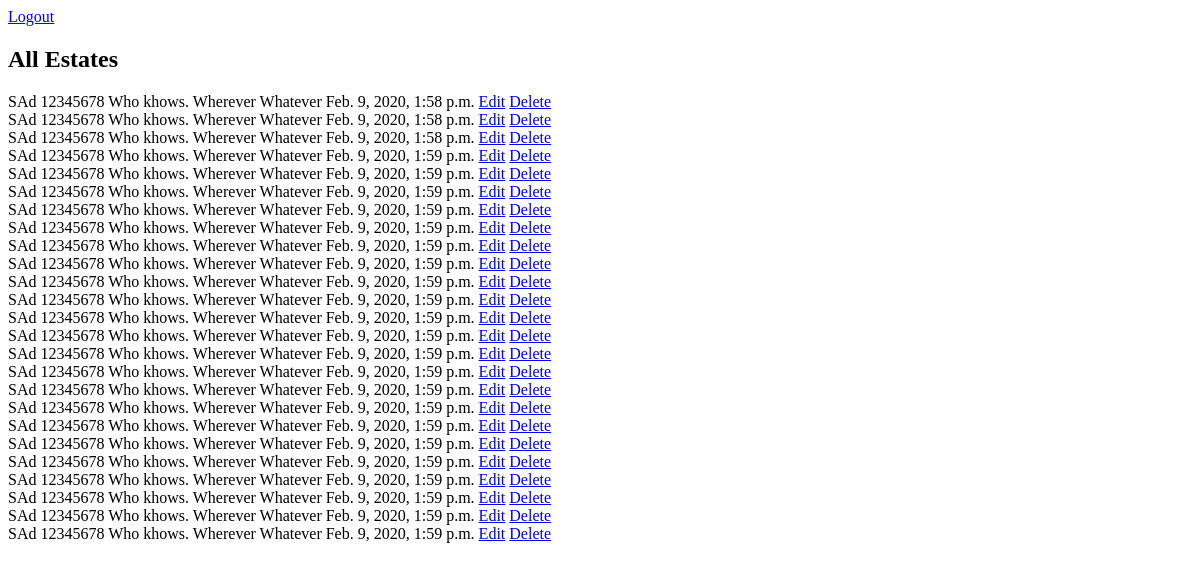
Page /estate/estates_home (signed in) on the earlier database version.
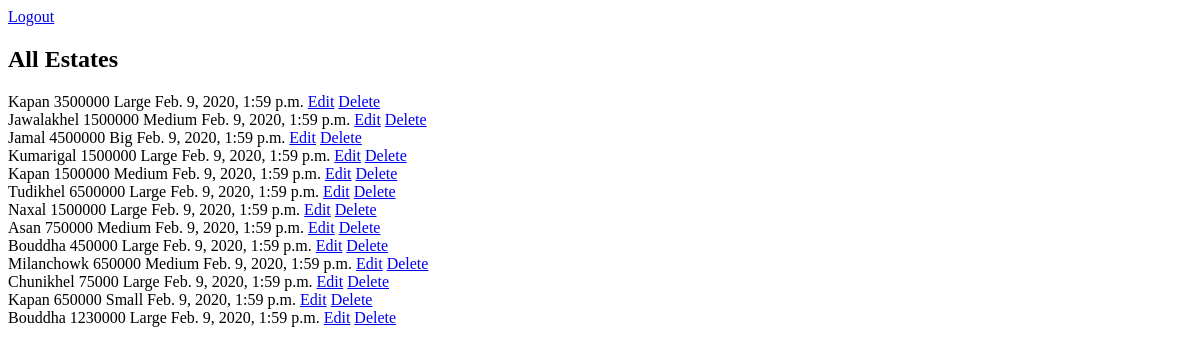
Same page on the later database version.
### estate/models.py (models this page shows, shortened)
class Property(models.Model):
    property_name=models.TextField()
    price=models.IntegerField()
    property_detail=models.TextField()
    uploaded_at=models.DateTimeField(auto_now_add=True)

### estate/views.py (the view)
# urls.py: path('estates_home',get_estates_home,name="estates_home"),
def get_estates_home(req):
    if not req.user.is_authenticated:
        return redirect('login')
    all_estates=Property.objects.all()
    context={
        "estates":all_estates
    }
    return render(req,'estates_home.html',context=context)

### estate/templates/estates_home.html (shortened to what this page needs)
<!DOCTYPE html>
<html lang="en">
<head>
</head>
<body>
    <div>
        <a href="{%url 'logout'%}">Logout</a>
        <h2>All Estates</h2>
    </div>
    <div>
        {%for estate in estates%}
            <div>
                {{estate.property_name}}
                {{estate.price}}
                {{estate.property_detail}}
                {{estate.uploaded_at}}
                <a href="./update_estate/{{estate.id}}">Edit</a>
                <a href="./delete_estate/{{estate.id}}">Delete</a>
            </div>
        {%endfor%}
    </div>
</body>
</html>

Differences in the rows shown:
removed Property: property_name "SAd", price "12345678", property_detail "Who khows. Wherever Whatever", uploaded_at "Feb. 9, 2020, 1:58 p.m."
removed Property: property_name "SAd", price "12345678", property_detail "Who khows. Wherever Whatever", uploaded_at "Feb. 9, 2020, 1:58 p.m."
removed Property: property_name "SAd", price "12345678", property_detail "Who khows. Wherever Whatever", uploaded_at "Feb. 9, 2020, 1:58 p.m."
removed Property: property_name "SAd", price "12345678", property_detail "Who khows. Wherever Whatever", uploaded_at "Feb. 9, 2020, 1:59 p.m."
removed Property: property_name "SAd", price "12345678", property_detail "Who khows. Wherever Whatever", uploaded_at "Feb. 9, 2020, 1:59 p.m."
removed Property: property_name "SAd", price "12345678", property_detail "Who khows. Wherever Whatever", uploaded_at "Feb. 9, 2020, 1:59 p.m."
removed Property: property_name "SAd", price "12345678", property_detail "Who khows. Wherever Whatever", uploaded_at "Feb. 9, 2020, 1:59 p.m."
removed Property: property_name "SAd", price "12345678", property_detail "Who khows. Wherever Whatever", uploaded_at "Feb. 9, 2020, 1:59 p.m."
removed Property: property_name "SAd", price "12345678", property_detail "Who khows. Wherever Whatever", uploaded_at "Feb. 9, 2020, 1:59 p.m."
removed Property: property_name "SAd", price "12345678", property_detail "Who khows. Wherever Whatever", uploaded_at "Feb. 9, 2020, 1:59 p.m."
removed Property: property_name "SAd", price "12345678", property_detail "Who khows. Wherever Whatever", uploaded_at "Feb. 9, 2020, 1:59 p.m."
removed Property: property_name "SAd", price "12345678", property_detail "Who khows. Wherever Whatever", uploaded_at "Feb. 9, 2020, 1:59 p.m."
changed Property (number 1 of 13 on the later page): property_name "SAd" → "Kapan"; price "12345678" → "3500000"; property_detail "Who khows. Wherever Whatever" → "Large"
changed Property: property_name "SAd" → "Jawalakhel"; price "12345678" → "1500000"; property_detail "Who khows. Wherever Whatever" → "Medium"
changed Property: property_name "SAd" → "Jamal"; price "12345678" → "4500000"; property_detail "Who khows. Wherever Whatever" → "Big"
changed Property: property_name "SAd" → "Kumarigal"; price "12345678" → "1500000"; property_detail "Who khows. Wherever Whatever" → "Large"
changed Property (number 5 of 13 on the later page): property_name "SAd" → "Kapan"; price "12345678" → "1500000"; property_detail "Who khows. Wherever Whatever" → "Medium"
changed Property: property_name "SAd" → "Tudikhel"; price "12345678" → "6500000"; property_detail "Who khows. Wherever Whatever" → "Large"
changed Property: property_name "SAd" → "Naxal"; price "12345678" → "1500000"; property_detail "Who khows. Wherever Whatever" → "Large"
changed Property: property_name "SAd" → "Asan"; price "12345678" → "750000"; property_detail "Who khows. Wherever Whatever" → "Medium"
changed Property (number 9 of 13 on the later page): property_name "SAd" → "Bouddha"; price "12345678" → "450000"; property_detail "Who khows. Wherever Whatever" → "Large"
changed Property: property_name "SAd" → "Milanchowk"; price "12345678" → "650000"; property_detail "Who khows. Wherever Whatever" → "Medium"
changed Property: property_name "SAd" → "Chunikhel"; price "12345678" → "75000"; property_detail "Who khows. Wherever Whatever" → "Large"
changed Property: property_name "SAd" → "Kapan"; price "12345678" → "650000"; property_detail "Who khows. Wherever Whatever" → "Small"
changed Property (number 13 of 13 on the later page): property_name "SAd" → "Bouddha"; price "12345678" → "1230000"; property_detail "Who khows. Wherever Whatever" → "Large"
